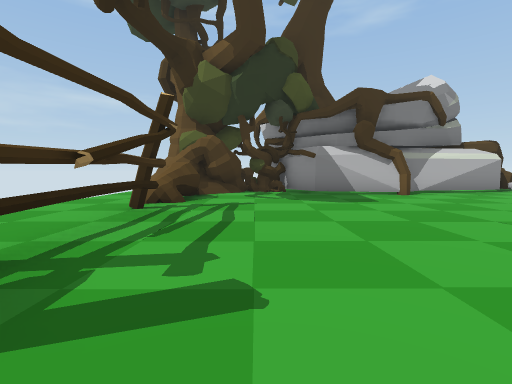
View 1 (above)

14 first-person views from a walk through a scene from a Unity 3-D project. The camera is 1.2 m above the floor, tilts 4° down and sees 85° across. The floor is counted in squares, 2 m on a side. Each view is taken from the middle of a square. On the plan, view 1 faces up. The plan holds only what a view shows up to about 9 squares ahead; the rest is blank. The place goes on beyond the plan. The player is left out.

View 2
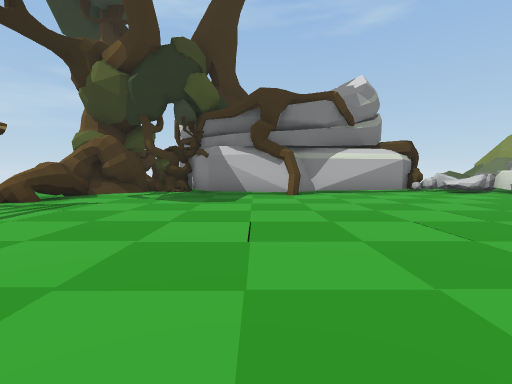

View 3
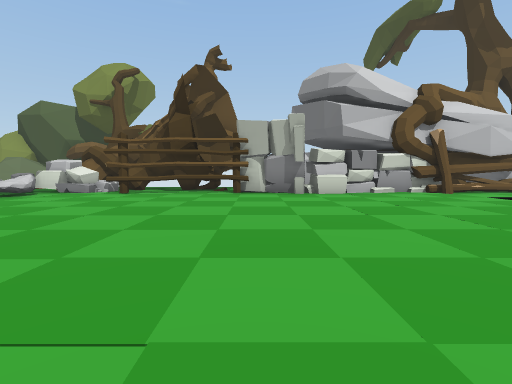

View 4
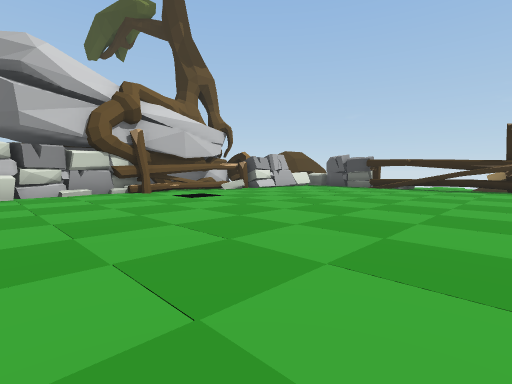

View 5
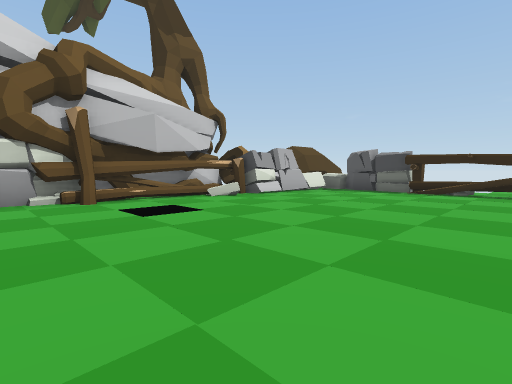

View 6
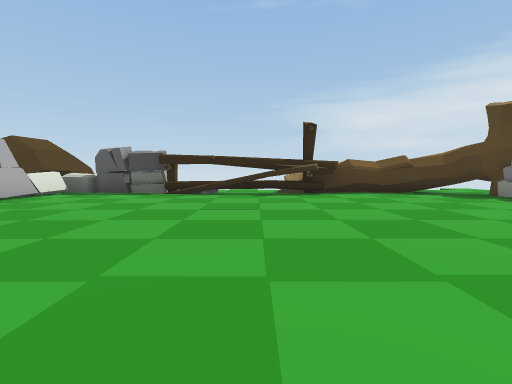

View 7
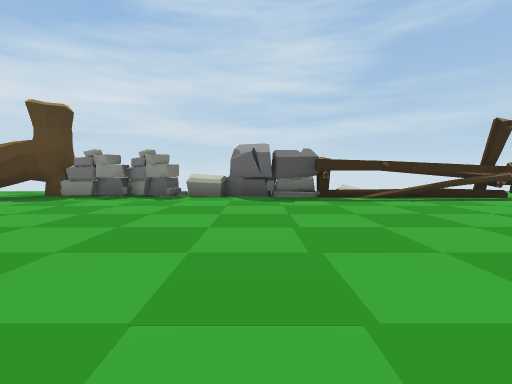

View 8
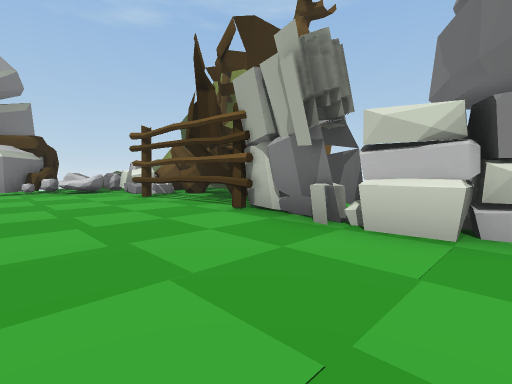

View 9
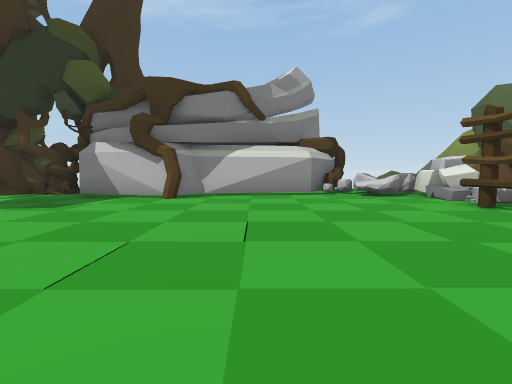

View 10
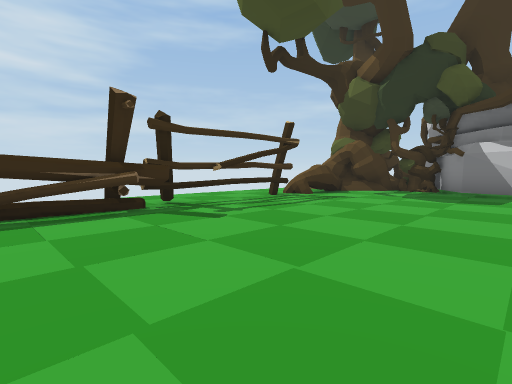

View 11
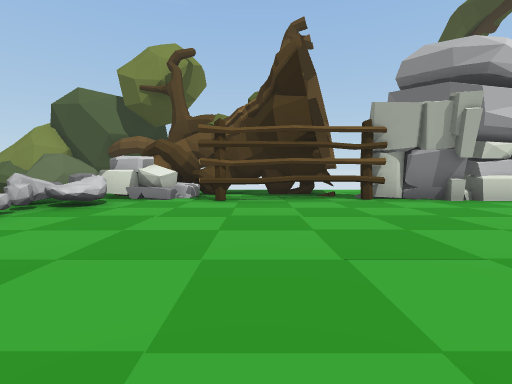

View 12
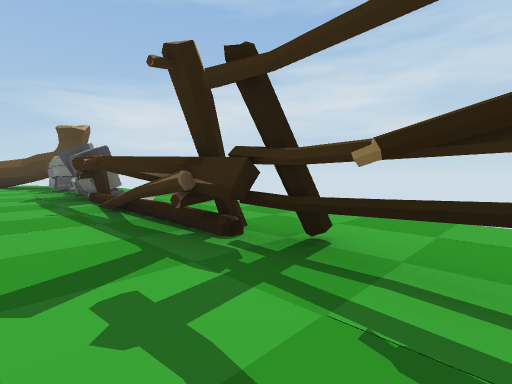

View 13
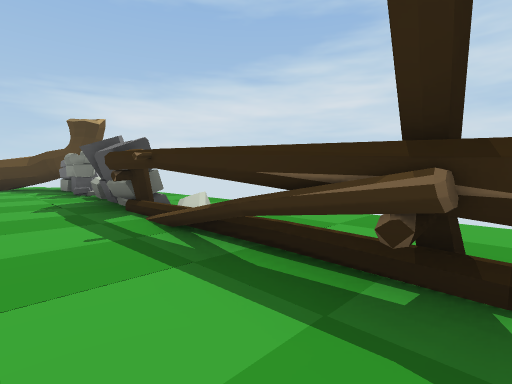

View 14
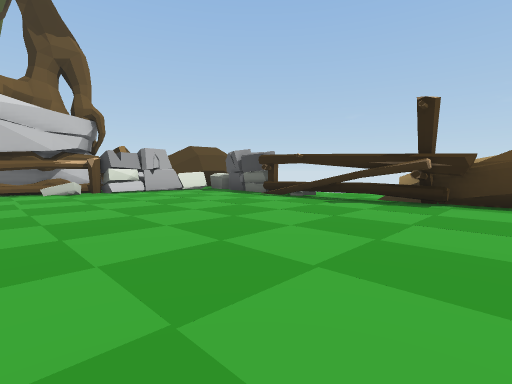

### Floor plan
Key: @ floor where view 1 was taken; # wall or solid block; x gap in a wall; . floor; = window, fence, low wall or low ledge; ^ raised ledge; T tree; R rock; O other object.
Columns run from 3 left of view 1 to 13 right of it. Each row starts with its distance up from view 1.
 11               ^##
 10   #        ##.
  9 ###T##  ####RRO
  8 ^##..####...RRO#
  7 .^............O#
  6 .^...........###
  5 .O...........##
  4 .O...........#
  3 .O...........#
  2 .O...........#
  1 .x...........#
  0 .x.@.........##
 -1 .#...........##
 -2 .#............#
 -3 .#............#
 -4 .#...........##
 -5 .#............#
 -6  ^...........##
 -7 =O...........##
 -8 OO...........#
 -9  O...........#
-10  #...........#
-11  #######==##.^#
-12       ^^^  ###
-13         ^

Where each view was taken, in squares from view 1:
view 1: 0 up, 0 right, facing up
view 2: 0 up, 3 right, facing up
view 3: 2 up, 2 right, facing right
view 4: 0 up, 2 right, facing down-right
view 5: 2 down, 4 right, facing down-right
view 6: 3 down, 4 right, facing down
view 7: 5 down, 5 right, facing left
view 8: 1 down, 7 right, facing up-right
view 9: 1 up, 6 right, facing up
view 10: 1 down, 3 right, facing up-left
view 11: 5 up, 4 right, facing right
view 12: 3 up, 0 right, facing down-left
view 13: 1 up, 0 right, facing down-left
view 14: 5 down, 1 right, facing down-right
